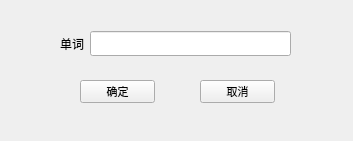
<?xml version="1.0" encoding="UTF-8"?>
<ui version="4.0">
 <class>del</class>
 <widget class="QWidget" name="del">
  <property name="geometry">
   <rect>
    <x>0</x>
    <y>0</y>
    <width>353</width>
    <height>141</height>
   </rect>
  </property>
  <property name="windowTitle">
   <string>Form</string>
  </property>
  <widget class="QPushButton" name="pushButton_del">
   <property name="geometry">
    <rect>
     <x>80</x>
     <y>80</y>
     <width>75</width>
     <height>23</height>
    </rect>
   </property>
   <property name="font">
    <font>
     <family>新宋体</family>
     <pointsize>8</pointsize>
    </font>
   </property>
   <property name="text">
    <string>确定</string>
   </property>
  </widget>
  <widget class="QPushButton" name="pushButton_2_del">
   <property name="geometry">
    <rect>
     <x>200</x>
     <y>80</y>
     <width>75</width>
     <height>23</height>
    </rect>
   </property>
   <property name="font">
    <font>
     <family>新宋体</family>
     <pointsize>8</pointsize>
    </font>
   </property>
   <property name="text">
    <string>取消</string>
   </property>
  </widget>
  <widget class="QWidget" name="horizontalLayoutWidget">
   <property name="geometry">
    <rect>
     <x>60</x>
     <y>30</y>
     <width>231</width>
     <height>28</height>
    </rect>
   </property>
   <property name="font">
    <font>
     <family>新宋体</family>
     <pointsize>9</pointsize>
    </font>
   </property>
   <layout class="QHBoxLayout" name="horizontalLayout">
    <item>
     <widget class="QLabel" name="label">
      <property name="font">
       <font>
        <family>新宋体</family>
        <pointsize>9</pointsize>
       </font>
      </property>
      <property name="text">
       <string>单词</string>
      </property>
     </widget>
    </item>
    <item>
     <widget class="QLineEdit" name="lineEdit">
      <property name="font">
       <font>
        <family>新宋体</family>
        <pointsize>9</pointsize>
       </font>
      </property>
     </widget>
    </item>
   </layout>
  </widget>
 </widget>
 <resources/>
 <connections/>
</ui>
